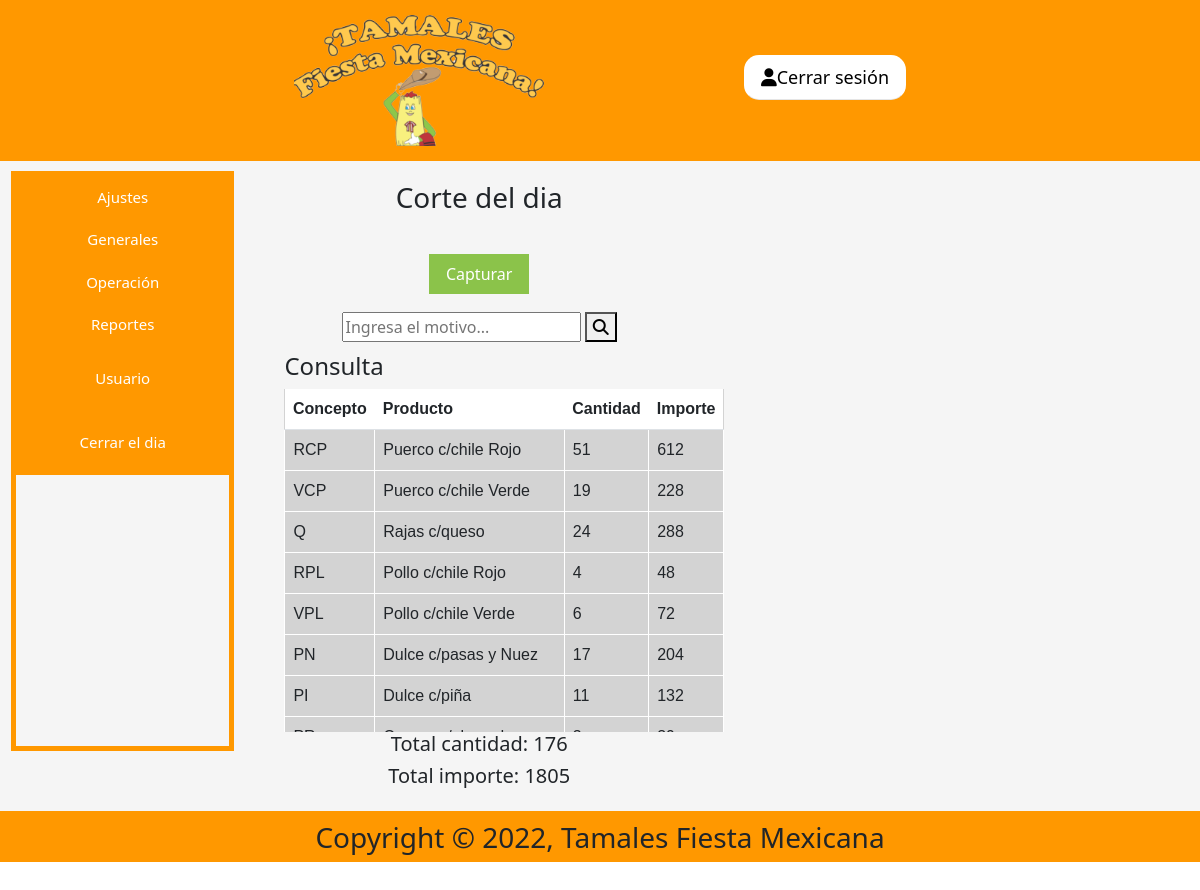
Screenshot of /corteDia.php (signed in) with the database file from the repository.
### tables this page shows
CREATE TABLE `corte_dia` (
  `id_corte` int(11) NOT NULL,
  `Concepto` varchar(5) DEFAULT NULL,
  `Producto` varchar(30) DEFAULT NULL,
  `Cantidad` int(11) DEFAULT NULL,
  `Importe` float DEFAULT NULL
);

### bdPHP/conexionCRD.php (the view, shortened to what this page needs)
<?php
$servername = "127.0.0.1";
$username = "empleado1";
$password = "ChampuRRAD01";
$db_name = "fiesta_mx";
$conn = mysqli_connect($servername, $username, $password, $db_name);
$sql = "select * from corte_dia";
$query = mysqli_query($conn,$sql);
echo"
    <table class='table'>
    <tr>
    <th>Concepto</th>
    <th>Producto</th>
    <th>Cantidad</th>
    <th>Importe</th>";
    while ($row = mysqli_fetch_array($query))
    {
        echo'<tr>
        <td>'.$row['Concepto'].'</td>
        <td>'.$row['Producto'].'</td>
        <td>'.$row['Cantidad'].'</td>
        <td>'.$row['Importe'].'</td>
        </tr>';
    }
    echo "</table>";
?>

### corteDia.php (shortened to what this page needs)
<!DOCTYPE html>
<html lang="en">
<head>
    <link rel="stylesheet" href="css/estilosMenu.css" />
    <link rel="stylesheet" href="css/bootstrap/bootstrap.css">
    <link rel="stylesheet" href="https://cdnjs.cloudflare.com/ajax/libs/font-awesome/4.7.0/css/font-awesome.min.css">
    <link rel="stylesheet" href="css/estilosTablas.css">
</head>
<body>
    <header class="mainheader">
        <nav class="navheader">
            <a href="menu.php">
                <img src="img/general/logo2.png" class="logo">
            </a>
            <a class="butUser">
                <button onclick="window.location.href='salirU.php'"><i class="fas fa-user"></i>Cerrar sesión</button>
            </a>
        </nav>
    </header>
    <main class="mainpart">
        <section class="barraIzq">
            <div class="ajustes">
                <button class="btnGene">Ajustes</button>
            </div>
            <div class="generales">
                <button class="btnGene">Generales</button>
            </div>
            <div class="operacion">
                <button class="btnOpera">Operación</button>
            </div>
            <div class="reportes">
                <button class="btnRepo">Reportes</button>
            </div>
            <div class="soporte">
                <button class="sopB"><a href='adminSalirU.php' style="text-decoration: none; color: white;">Usuario</a></button>
                <button class="sopB" onclick="cerrarD()">Cerrar el dia</button>
            </div>
        </section>
        <div class="areaTabla">
            <h3>Corte del dia</h3>
            <br>
            <section class="buscarF">
                <button class="capturaBtn" onclick="document.getElementById('capturaID').style.display='block'">Capturar</button>
            </section>
            <div class="folio">
                <section class="buscarF">
                    <form action="" method="GET">
                        <input type="text" placeholder="Ingresa el motivo..." name="search" required value="<?php if(isset($_GET['search'])){echo $_GET['search']; } ?>">
                        <button type="submit"><i class="fa fa-search"></i></button>
                        <br>
                    </form>
                </section>
            </div>
            <section class="tProductos">
            <h4>Consulta</h4>
                <?php
                include("bdPHP/conexionCRD.php");
                ?>
            </section>
            <h5>Total cantidad:
                    <?php
                        $host="127.0.0.1";
                        $user="empleado1";
                        $pass="ChampuRRAD01";
                        $bd="fiesta_mx";
                        $con=mysqli_connect($host,$user,$pass);
                        mysqli_select_db($con,$bd);
                        $sql = "SELECT sum(Cantidad) FROM corte_dia";
                        $q = mysqli_query($con, $sql);
                        $row = mysqli_fetch_array($q);
                        echo '' . $row[0];
                    ?>
                </h5>
                <h5>Total importe:
                    <?php
                        $host="127.0.0.1";
                        $user="empleado1";
                        $pass="ChampuRRAD01";
                        $bd="fiesta_mx";
                        $con=mysqli_connect($host,$user,$pass);
                        mysqli_select_db($con,$bd);
                        $sql = "SELECT sum(Importe) FROM corte_dia";
                        $q = mysqli_query($con, $sql);
                        $row = mysqli_fetch_array($q);
                        echo '' . $row[0];
                    ?>
                </h5>
        </div>
    </main>
    <footer class="mainfooter">
        <h3>Copyright © 2022, Tamales Fiesta Mexicana</h3>
    </footer>
</body>
</html>

### css/estilosMenu.css (style rules this page uses)
* { box-sizing: border-box }
body, html { font-family: Arial, Helvetica, sans-serif; height: 100%; width: 100%; margin: 0; overflow-x: hidden; }
.mainheader { display: flex; justify-content: center; background-color: #FF9800; width: auto; }
.navheader { display: flex; padding: 15px 15px 15px 15px; width: auto; }
.logo { display: flex; max-width:250px; width: auto; margin-left: 300px; }
.butUser button { width: 170px; border-style: double ; border-radius: 15px; margin-top: 40px; margin-left: 200px; font-size: 18px; background-color: white; top: 100%; left: 0; right: 0; z-index: 99; color: black; padding: 8px 16px; border: 1px solid transparent; border-color: transparent transparent rgba(0, 0, 0, 0.1) transparent; cursor: pointer; user-select: none; }
.mainpart { display: flex; flex-direction: row; width: auto; height: auto; min-height: 650px; padding: 10px 11px ; background-color: whitesmoke; }
.barraIzq { width: 200px; height: 580px; background-color: whitesmoke; border-width: 5px; border-style: solid; border-color: #FF9800; }
.ajustes, .generales, .operacion, .reportes { display: flex; flex-direction: column; }
.btnGene, .btnOpera, .btnRepo { background-color: #FF9800; color: white; padding: 16px; font-size: 16px; border: none; }
.soporte { display: block; width: 100%; }
.sopB { width: 100%; text-align: center; font-size: 16px; background-color: #FF9800; top: 100%; left: 0; right: 0; z-index: 99; color: #ffffff; padding: 20px 16px; border: 1px solid transparent; cursor: pointer; user-select: none; }
.mainfooter { background-color: #FF9800; display: flex; justify-content: center; }
@media screen and (max-width: 1410px) { .barraIzq { width: auto; } }
@media screen and (max-width: 1410px) { .btnGene, .btnOpera, .btnRepo { padding: 10px; font-size: 15px; } }
@media screen and (max-width: 1410px) { .butUser button { width: auto; } }
@media screen and (max-width: 1410px) { .logo { width: auto; margin-left: 0px; } }
@media screen and (max-width: 1410px) { .sopB { font-size: 15px; } }

### css/estilosTablas.css (style rules this page uses)
.areaTabla { width: auto; min-width: 450px; }
h3 { text-align: center; align-content: center; margin-top: 10px; }
.folio h4, h5 { text-align: center; align-content: center; }
.buscarF { text-align: center; align-content: center; margin-bottom: 10px; }
.capturaBtn { width: auto; max-width: 100px; height: auto; background-color: #8BC34A; color: white; padding: 8px 8px; margin: 8px 0; border: none; cursor: pointer; width: 100%; }
.tProductos { overflow:scroll; max-height:380px; width:auto; margin-left: 50px; }
.tProductos table { width:auto; background-color:lightgray; font-family: arial, sans-serif; text-align: left; }
th { background-color: #FF9800; padding: 5px 14px; }
td { border: 1px solid white; text-align: left; padding: 5px; background-color: white; }
tr:nth-child(1) { background-color: white; }
@media screen and (max-width: 1200px) { .tProductos { height:auto; } }
@media screen and (max-width: 1200px) { .areaTabla { min-width: 0px; } }

### rows the page displays
corte_dia: Concepto "RCP", Producto "Puerco c/chile Rojo", Cantidad "51", Importe "612"
corte_dia: Concepto "VCP", Producto "Puerco c/chile Verde", Cantidad "19", Importe "228"
corte_dia: Concepto "Q", Producto "Rajas c/queso", Cantidad "24", Importe "288"
corte_dia: Concepto "RPL", Producto "Pollo c/chile Rojo", Cantidad "4", Importe "48"
corte_dia: Concepto "VPL", Producto "Pollo c/chile Verde", Cantidad "6", Importe "72"
corte_dia: Concepto "PN", Producto "Dulce c/pasas y Nuez", Cantidad "17", Importe "204"
corte_dia: Concepto "PI", Producto "Dulce c/piña", Cantidad "11", Importe "132"

### other values shown
$row[0] "176"
$row[0] "1805"
